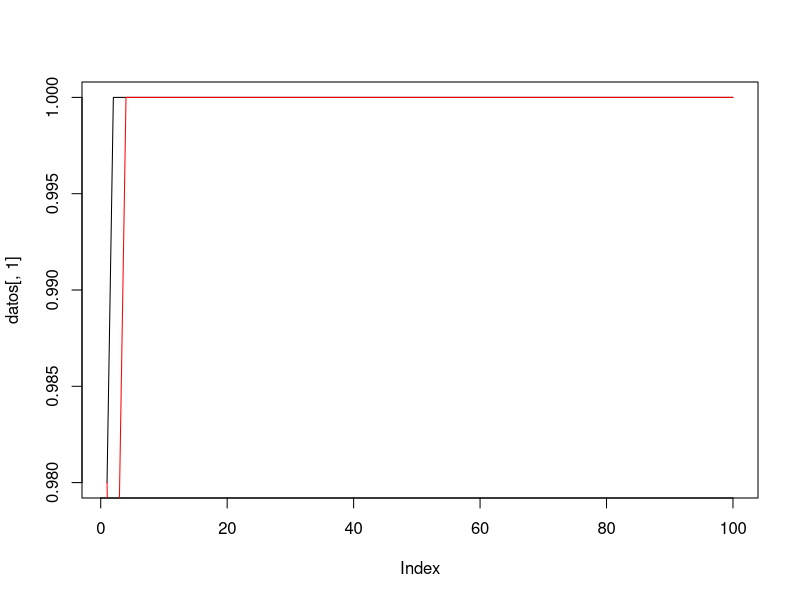
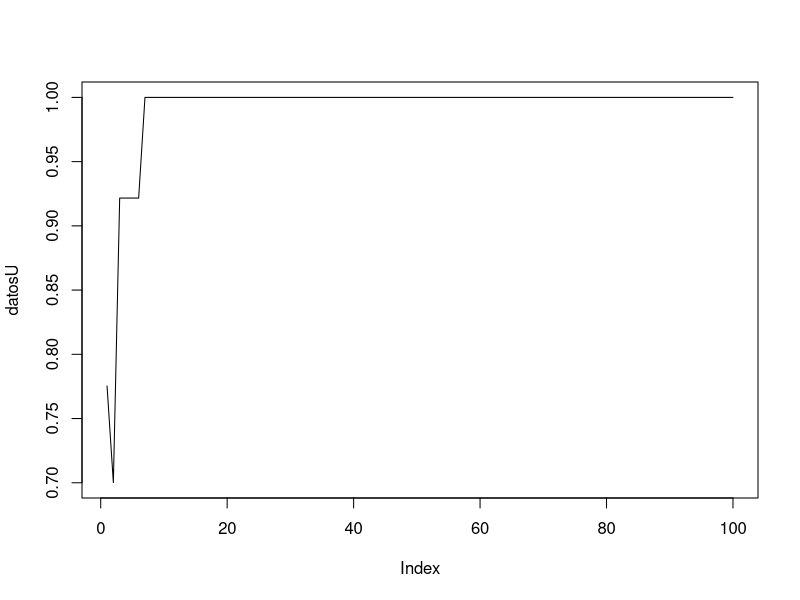

Here is the R script that generated these plots, in order:
##Para entender la diferencia entre Modelo y Modelo1, ver el ppt "Proceso de Elección"

distribuye <- function(N, dist){
  tipos = length(dist)
  if (sum(dist) != 1){
    print("Error en funcion inicial")
    return(0)
  }
  pos = ceiling(cumsum(dist)*N)
  res <- 1:N
  c <- 1
  res[1:pos[1]] <- c
  for (i in 1: (tipos-1)){
    desde <- pos[i] + 1
    hasta <- pos[i+1]
    c <- c + 1
    res[desde:hasta] <- c
  }
  return(res)
}


T <- 100
## Consumidores
Nc <- 50 #Numero total de consumidores
NcCurrRe <- 1 #Current Resorts
NcPreRe <- 2 # Previous Resort
NcPref <- 3 #Preference of tourist
Nctype <- 4
Nca <- 5
Ncb <- 6
Ncc <- 7
NcU <- 8
NcIncome <- 9
AtributosT <- 9

##Resorts
Nr <- 2
RCapacity <- 1
RPrecio <- 2
RVentas <- 3
RUCost <- 4
RType <- 5
AtributosR <- 5

turistas <- matrix(0, Nc, AtributosT)
colnames(turistas) <- c("Re_t", "Re_t-1", "Pref", "Type","a","b","c","U","Income" )
resorts <- matrix(0, Nr, AtributosR )
colnames(resorts) <- c("Q*", "P", "Vtas", "Cost", "Type")

touristtypes <- 2 #tipos de turistas
resorttypes <- 2 #tipos de resorts

congestion <- matrix(0, Nr, touristtypes)

#Condiciones iniciales
#turistas[,Nctype] <- sample(touristtypes, Nc, replace=T)
turistas[,Nctype] <- distribuye(Nc, c(0.5, 0.5))
turistas[,Nca] <- 0 #runif(Nc,1,2)
turistas[,Ncb] <- 1 #runif(Nc,1,2) * 0
turistas[,Ncc] <- 1 #runif(Nc,1,2) * 0
#turistas[,NcPref] <- sample(resorttypes, Nc, replace = T) #Los turistas prefieren uno de los tipos de resorts
turistas[,NcPref] <- distribuye(Nc, c(0.5, 0.5))
turistas[,NcCurrRe] <- sample(Nr, Nc, replace = T)



resorts[,RPrecio] <- 1 #Precio Inicial
resorts[,RUCost] <- 0.5 #Costo
resorts[,RCapacity] <- ceiling(Nc/Nr) #No se cubre toda la capacidad
#resorts[,RType] <- sample(resorttypes, Nr, replace=T)
resorts[,RType] <- 1:Nr
 listaResorts = 1:Nr

#Congestión inicial
for (i in 1:Nc){
  congestion[turistas[i,NcCurrRe],turistas[i,Nctype]] <- congestion[turistas[i,NcCurrRe],turistas[i,Nctype]] + 1
}

y = 1
epsilon <- 1
withPrice <- 1 #1 quiere decir que se toma en consideraicón el precio

#INE recogiendo info
nroDatos = Nr
datos <- matrix(0, T, nroDatos)
datosCong <- matrix(0,T,(Nr+touristtypes))
datosU <- matrix(0,T,1)
for (t in 1:T){
  
  turistas[,NcIncome] <- y #Toda la gente recibe el ingreso exógeno
  turistas[,NcPreRe] <- turistas[,NcCurrRe] #La memoria
  # if (t==80){
  #   auxmi = t * 5
  # }
  #Actualización de Precios
  for (i in 1:Nr){
    if ((resorts[i,RVentas]/resorts[i,RCapacity]) < 0.9){
      resorts[i,RPrecio] <- max(resorts[i,RPrecio] - 0.02,resorts[i,RUCost])
    }else{
      resorts[i,RPrecio] <- min(resorts[i,RPrecio] + 0.02, y)
      #resorts[i,RPrecio] <- resorts[i,RPrecio] + 0.02
    }
  }
  resorts[,RVentas] <- 0
  
  #Turistas se van de vacaciones
  C = 1
  listaAleatoria <- sample(Nc)
  for (i in 1:Nc){
    id <- listaAleatoria[i]
    newR <- 0
    if (turistas[id,NcPreRe] == 0){
      #Si no se fue de turismo el año pasado este año busca uno al azar!!
      newR <- sample(listaResorts,1)
    }else{
      if (runif(1) < epsilon){ #El epsilon de turistas cambia
        #Prueba con algún resort
        newR <- sample(as.vector(listaResorts[-turistas[id,NcPreRe]]),1)
        preferencia = (turistas[id,Nca] / C) * ifelse(turistas[id,NcPref]==resorts[newR,RType], 1 ,0) 
        crowding = turistas[id,Ncb] * congestion[newR,turistas[id,Nctype]]/sum(congestion[newR,]) - turistas[id,Ncc] * sum(congestion[newR,-turistas[id,Nctype]] )/sum(congestion[newR,])  
        if (is.na(crowding)==TRUE){crowding=0}
        utilityNew = preferencia + crowding - withPrice* resorts[newR,RPrecio] #Utilidad del resort alternativo
        #Calculo la utilidad que obtuve en el que estuve anteriormente
        preferencia = turistas[id,Nca] / C * ifelse(turistas[id,NcPref]==resorts[turistas[id,NcCurrRe],RType], 1 ,0) 
        crowding = turistas[id,Ncb] * congestion[turistas[id,NcPreRe],turistas[id,Nctype]]/sum(congestion[turistas[id,NcPreRe],]) - turistas[id,Ncc] * sum(congestion[turistas[id,NcPreRe],-turistas[id,Nctype]] ) /sum(congestion[turistas[id,NcPreRe],]) 
        if (is.na(crowding)==TRUE){crowding=0}
        utilityOld = preferencia + crowding - withPrice*resorts[turistas[id,NcPreRe],RPrecio]
        #Cambia si hay lugar, si la utilidad corregia por precio es mejor y si el precio se puede pagar
        if (utilityNew < utilityOld){
            newR <-turistas[id,NcPreRe] #Me quedo con el viejo nomás
        }
      }else{
        #Se queda en el viejo si puede pagarlo y hay lugar
        newR <-turistas[id,NcPreRe]
      }
    }
    if ((resorts[newR,RPrecio]<=turistas[id,NcIncome]) & (resorts[newR,RVentas] < resorts[newR,RCapacity])){
      resorts[newR,RVentas] = resorts[newR,RVentas] + 1 #Elijo este
      turistas[id,NcCurrRe] = newR
    }else{
      turistas[id,NcCurrRe] = 0
    }
    
  }#fin del For   
  
    #preferencia = turistas[i,Nca] / C * ifelse(turistas[i,NcPref]==turistas[i,NcCurrRe], 1 ,0) 
    #crowding = turistas[i,Ncb] * congestion[turistas[i,NcCurrRe],turistas[i,Nctype]] - turistas[i,Ncc] * sum(congestion[turistas[i,NcCurrRe],-turistas[i,Nctype]] )  
    #turistas[i,NcU] = preferencia + crowding
    
    
  #Calcular la congestión en los centros turisticos
  congestion <- congestion * 0
  for (i in 1:Nc){
    if (turistas[i,NcCurrRe] > 0){
      congestion[turistas[i,NcCurrRe],turistas[i,Nctype]] <- congestion[turistas[i,NcCurrRe],turistas[i,Nctype]] + 1
    }
  }
  
  datos[t,] = t(resorts[,RPrecio])
  for (k in 1:touristtypes){
    desde <- (k-1) * touristtypes + 1
    hasta <- k * touristtypes
    datosCong[t,desde:hasta] <- congestion[k,] 
  }

  #Compute maxUtility and compare
  auxU = 0
  auxUreal = 0
  for (id in 1:Nc){
    if (turistas[id,NcCurrRe]>0){
      preferencia = turistas[id,Nca] / C * ifelse(turistas[id,NcPref]==resorts[turistas[id,NcCurrRe],RType], 1 ,0) 
      crowding = turistas[id,Ncb] * congestion[turistas[id,NcCurrRe],turistas[id,Nctype]]/sum(congestion[turistas[id,NcCurrRe],]) - turistas[id,Ncc] * sum(congestion[turistas[id,NcCurrRe],-turistas[id,Nctype]] )/sum(congestion[turistas[id,NcCurrRe],])  
      realUtility = preferencia + crowding
      auxUreal = auxUreal + realUtility
      nada = paste(realUtility)
      maxUtility = turistas[id,Nca] / C + turistas[id,Ncb]
      auxU = auxU + maxUtility
    }
  }
  if (auxU > 0)  datosU[t] = auxUreal / auxU
}

plot(datos[,1],type="l")
lines(datos[,2], col="red")
plot(datosU, type="l")
